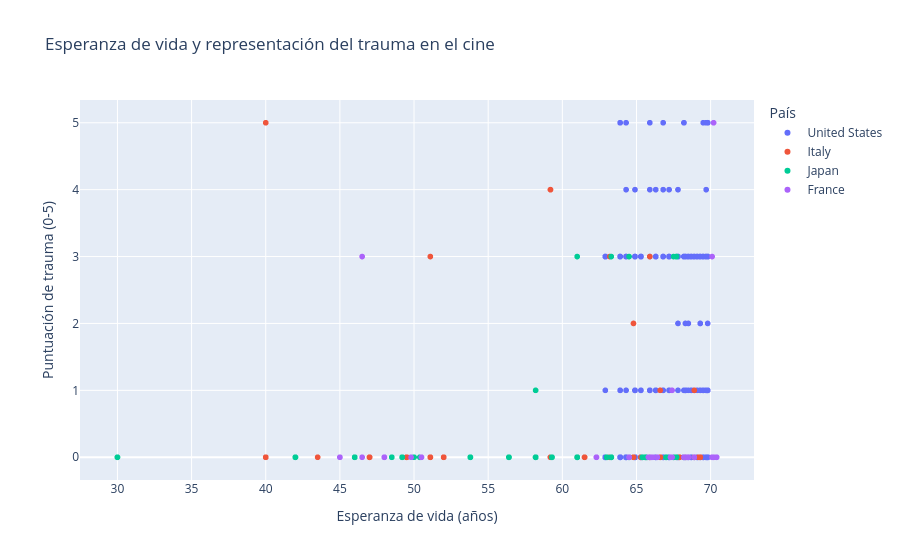

Notebook code cell kept with this figure:
### Code cell
fig = px.scatter(
    df_comparacion_peliculas_40_60, x="life_expectancy", y="trauma_score", color="country", hover_name="title",
    title="Esperanza de vida y representación del trauma en el cine",
    labels={"life_expectancy": "Esperanza de vida (años)", "trauma_score": "Puntuación de trauma (0-5)", "country": "País"}
)

fig.show()

### Figure 1 — Plotly figure (JSON) as saved in the notebook; plotly's stock layout.template omitted (floating-point values rounded to 4 significant figures; data arrays with more than 128 entries replaced by an {"elided": "..."} marker saying what was removed)
{"data": [{"hovertemplate": "<b>%{hovertext}</b><br><br>País=United States<br>Esperanza de vida (años)=%{x}<br>Puntuación de trauma (0-5)=%{y}<extra></extra>", "hovertext": {"elided": "2266 str values"}, "legendgroup": "United States", "marker": {"color": "#636efa", "symbol": "circle"}, "mode": "markers", "name": "United States", "showlegend": true, "type": "scattergl", "x": {"elided": "2266 float values"}, "xaxis": "x", "y": {"elided": "2266 int values"}, "yaxis": "y"}, {"hovertemplate": "<b>%{hovertext}</b><br><br>País=Italy<br>Esperanza de vida (años)=%{x}<br>Puntuación de trauma (0-5)=%{y}<extra></extra>", "hovertext": {"elided": "165 str values"}, "legendgroup": "Italy", "marker": {"color": "#EF553B", "symbol": "circle"}, "mode": "markers", "name": "Italy", "showlegend": true, "type": "scattergl", "x": {"elided": "165 float values"}, "xaxis": "x", "y": {"elided": "165 int values"}, "yaxis": "y"}, {"hovertemplate": "<b>%{hovertext}</b><br><br>País=Japan<br>Esperanza de vida (años)=%{x}<br>Puntuación de trauma (0-5)=%{y}<extra></extra>", "hovertext": {"elided": "266 str values"}, "legendgroup": "Japan", "marker": {"color": "#00cc96", "symbol": "circle"}, "mode": "markers", "name": "Japan", "showlegend": true, "type": "scattergl", "x": {"elided": "266 float values"}, "xaxis": "x", "y": {"elided": "266 int values"}, "yaxis": "y"}, {"hovertemplate": "<b>%{hovertext}</b><br><br>País=France<br>Esperanza de vida (años)=%{x}<br>Puntuación de trauma (0-5)=%{y}<extra></extra>", "hovertext": ["The Well-Digger's Daughter", "Stormy Waters", "The Murderer Lives at Number 21", "Miss Bonaparte", "La symphonie fantastique", "Angels of Sin", "Le Corbeau", "Les dames du Bois de Boulogne", "The Temptation of Barbizon", "Last Refuge", "Ouvert pour cause d'inventaire", "Gates of the Night", "Mr. Orchid", "Six Hours to Lose", "A Cage of Nightingales", "Les jeux sont faits", "The Damned", "The Silence of the Sea", "Jour de fête", "Aux yeux du souvenir", "Gigi", "La Marie du Port", "Mission in Tangier", "Rendezvous in July", "Edward and Caroline", "The Terrible Children", "Gunman in the Streets", "Diary of a Country Priest", "Justice Is Done", "Under the Paris Sky", "Casque d'Or", "Forbidden Fruit", "Cet homme est dangereux", "When You Read This Letter", "Monsieur Hulot's Holiday", "Bob le Flambeur", "Rififi", "Holiday for Henrietta", "Crèvecoeur", "La Pointe Courte", "If Paris Were Told to Us", "A Man Escaped", "He Who Must Die", "My Uncle", "Elevator to the Gallows", "Le Beau Serge", "Neither Seen Nor Recognized", "The Lovers", "The Cousins", "Two Men in Manhattan", "Picnic on the Grass", "Hiroshima Mon Amour", "Marie-Octobre", "Pickpocket", "The 400 Blows", "Web of Passion", "The Good Girls", "Boulevard", "Seven Days... Seven Nights", "Shoot the Piano Player", "Le Trou", "Zazie in the Metro", "Endless Horizons", "Maid in Paris", "Mitsou", "Fantômas", "The Unfrocked One", "Johnny the Giant Killer", "Maxime", "Bécassine", "Les amants du pont Saint-Jean", "Au grand balcon", "School for Coquettes", "Paris Vice Squad", "Lettre ouverte", "Méfiez-vous des blondes", "Mystère à Shanghai", "Cristobal's Gold", "Napoleon Road", "The Mystery of the Yellow Room", "Le lit à colonnes", "Caprices", "The Kreutzer Sonata"], "legendgroup": "France", "marker": {"color": "#ab63fa", "symbol": "circle"}, "mode": "markers", "name": "France", "showlegend": true, "type": "scattergl", "x": [50.5, 49.8, 48.0, 48.0, 48.0, 46.5, 46.5, 45.0, 62.3, 64.5, 62.3, 62.3, 62.3, 64.5, 45.0, 64.5, 64.5, 66.0, 66.0, 65.8, 66.0, 66.4, 66.0, 66.0, 66.1, 66.4, 66.4, 66.1, 66.4, 66.1, 67.4, 67.4, 67.3, 67.3, 67.3, 68.5, 68.4, 67.4, 68.4, 68.4, 68.5, 68.5, 68.9, 70.1, 70.1, 70.1, 70.1, 70.1, 70.2, 70.2, 70.2, 70.2, 70.2, 70.2, 70.2, 70.2, 70.4, 70.4, 70.4, 70.4, 70.4, 70.4, 67.3, 68.5, 68.5, 64.5, 68.2, 66.4, 70.1, 50.5, 64.5, 66.0, 70.1, 66.1, 67.3, 66.4, 66.4, 50.5, 67.3, 66.0, 48.0, 48.0, 68.5], "xaxis": "x", "y": [0, 0, 0, 0, 0, 0, 3, 0, 0, 0, 0, 0, 0, 0, 0, 0, 0, 0, 0, 0, 0, 0, 0, 0, 0, 0, 0, 0, 0, 0, 1, 0, 0, 0, 0, 0, 0, 0, 0, 0, 0, 0, 0, 0, 3, 0, 0, 0, 0, 0, 0, 5, 0, 0, 0, 0, 0, 0, 0, 0, 0, 0, 0, 0, 0, 0, 0, 0, 0, 0, 0, 0, 0, 0, 0, 0, 0, 0, 0, 0, 0, 0, 0], "yaxis": "y"}], "layout": {"legend": {"title": {"text": "País"}, "tracegroupgap": 0}, "title": {"text": "Esperanza de vida y representación del trauma en el cine"}, "xaxis": {"anchor": "y", "domain": [0, 1], "title": {"text": "Esperanza de vida (años)"}}, "yaxis": {"anchor": "x", "domain": [0, 1], "title": {"text": "Puntuación de trauma (0-5)"}}}}
